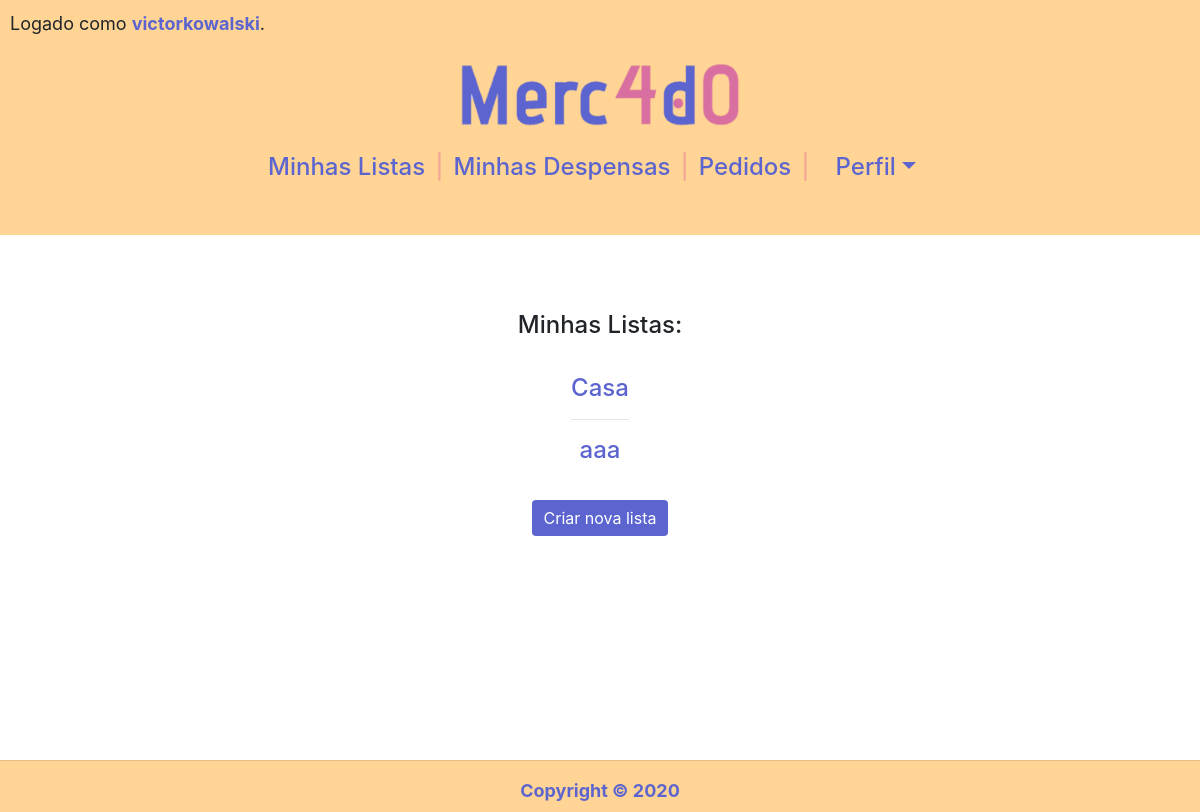
Page / (signed in) on the committed database.
### compras/models.py (models this page shows, shortened)
class Usuario(AbstractUser):
    cpf = models.CharField(max_length=11)

class Lista(models.Model):
    nome = models.CharField(max_length=50)
    usuario = models.ForeignKey(Usuario,
                                on_delete=models.CASCADE,
                                related_name="listas")

### compras/views.py (the view)
# urls.py: path('', views.index, name="index"),
@login_required(login_url='login')
def index(request):
    return render(request, "compras/index.html", {
        "listas": Lista.objects.filter(usuario=request.user).order_by('nome'),
        "produtos": Produto.objects.order_by('nome'),
    })

### compras/templates/compras/index.html (shortened to what this page needs)
{% extends "compras/layout.html" %}
{% load static %}
{% block body %}
<div class="container">
    <div id="row" class="row">
        <div class="col" style="margin-top: 12px;">
            <h4>Minhas Listas:</h4>
            <br>
            <ul>
                {% for lista in listas %}
                {% if forloop.counter0 > 0 %}
                <hr>
                {% endif %}
                <li>
                    <h4><a href="" onclick="mostrar('{{ lista.id }}'); return false">{{ lista.nome }}</a></h4>
                </li>
                {% empty %}
                <p>Nenhuma lista ainda.</p>
                {% endfor %}
            </ul>
            <br>
            <button id="but_criar" type="button"
                onclick="document.querySelector('#criar').style.display = 'block'; this.style.display = 'none'"
                class="btn btn-primary">Criar nova lista</button>
        </div>
    </div>
</div>
{% endblock %}

### compras/templates/compras/layout.html (shortened to what this page needs)
{% load static %}
<!DOCTYPE html>
<html lang="en">
<head>
    <link rel="stylesheet" href="https://cdn.jsdelivr.net/npm/bootstrap@4.5.3/dist/css/bootstrap.min.css">
    <link rel="stylesheet" href="{% static 'compras/styles.css' %}">
    <link rel="stylesheet" href="https://cdn.jsdelivr.net/npm/bootstrap-select@1.13.14/dist/css/bootstrap-select.min.css">
</head>
<body>
    <main>
        <header>
        <section>
            {% if user.is_authenticated %}
            <p>Logado como <a id="username" href="{% url 'conta' %}">{{ user.username }}</a>.</p>
            {% else %}
            <p style="color:transparent;">eduardo</p>
            {% endif %}
        </section>
        <h1><a href="{% url 'index' %}"> <img src="{%  static 'compras/LogoMerc4d0.png' %}" id="LogoMerc4d0"></a></h1>
        <h4>
            <nav id=navegacao-principal>
                <ul>
                    {% if not user.is_authenticated %}
                    <li><a href="{% url 'login' %}">Login</a></li>
                    <span>|</span>
                    <li><a href="{% url 'registrar' %}">Registrar-se</a></li>
                    {% else %}
                    <li><a href="{% url 'index' %}">Minhas Listas</a></li>
                    <span>|</span>
                    <li><a href="{% url 'acompanhamentos' %}">Minhas Despensas</a></li>
                    <span>|</span>
                    <li><a href="{% url 'pedidos' %}">Pedidos</a></li>
                    <span>|</span>
                    <li class="nav-item dropdown">
                        <a class="nav-link dropdown-toggle" data-toggle="dropdown" role="button" aria-expanded="false">Perfil</a>
                    </li>
                    {% endif %}
                </ul>
            </nav>
        </h4>
        <br>
        </header>
        <br>
        <br>
        <div class="conteudo">
        {% block body %}
        {% endblock %}
        </div>
    </main>
    <footer >
        <hr>
        Copyright &copy; 2020
    </footer>
</body>
</html>

### compras/static/compras/styles.css (style rules this page uses)
:root { --primary-color: #5c65cf; --secondary-color: #d96fa0; --primary-background: #fffaea; --secondary-background: #f4a896; --tertiary-background: #ffd494; --nav-background:#ffd494; font-family: Montserrat, sans-serif; font-size: 16px; line-height: 1.5em; }
body { font-size: large; height: 100%; min-height: 500px; padding: 0px; }
.conteudo { padding: 10px; }
main { min-height: 93vh; }
section { text-align: left; }
a#username { color: var(--primary-color); font-weight: bold; }
nav#navegacao-principal { justify-content : center; color: var(--primary-color); display: flex; flex-direction: row; }
nav#navegacao-principal ul { margin: 0; padding: 0; }
nav#navegacao-principal li { display: inline-block; padding: 10px; }
a { color: var(--primary-color); }
span { color: var(--secondary-background); }
img#LogoMerc4d0 { width: 280px; }
.btn-primary { background-color: var(--primary-color); border: var(--primary-color); }
body { overflow-x: auto; text-align: center; }
body img { max-width: 100%; }
ul { list-style-type: none; display: table; margin: 0 auto; padding: 0; }
footer { clear: both; position: relative; height: 52px; background-color: var(--nav-background); color: var(--primary-color); font-weight: bold; }
body header { background-color:var(--nav-background); padding: 0px; }
header p { padding: 10px; }

### rows in the picture
Usuario: username "victorkowalski"
Lista: nome "Casa"
Lista: nome "aaa"
